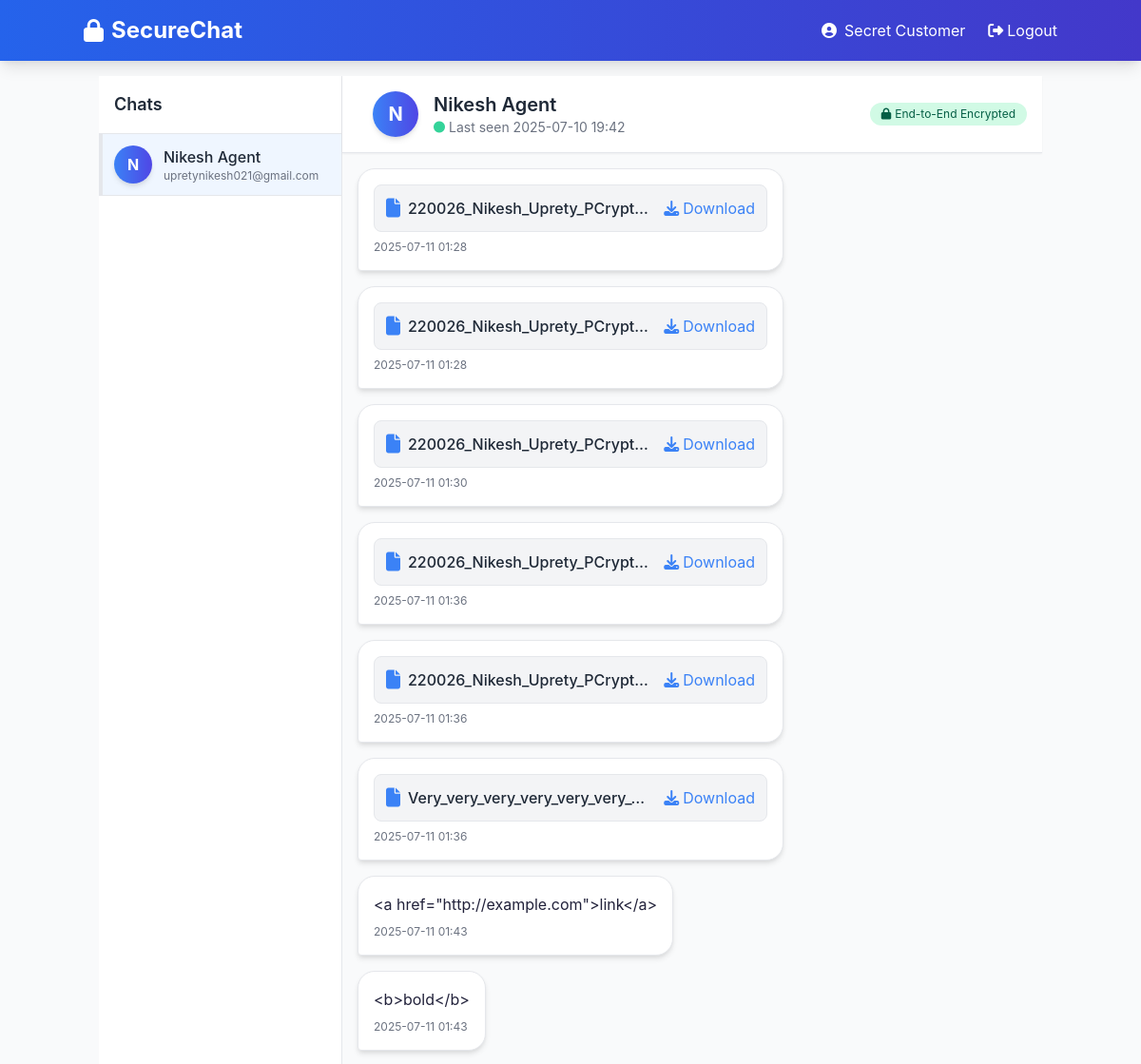
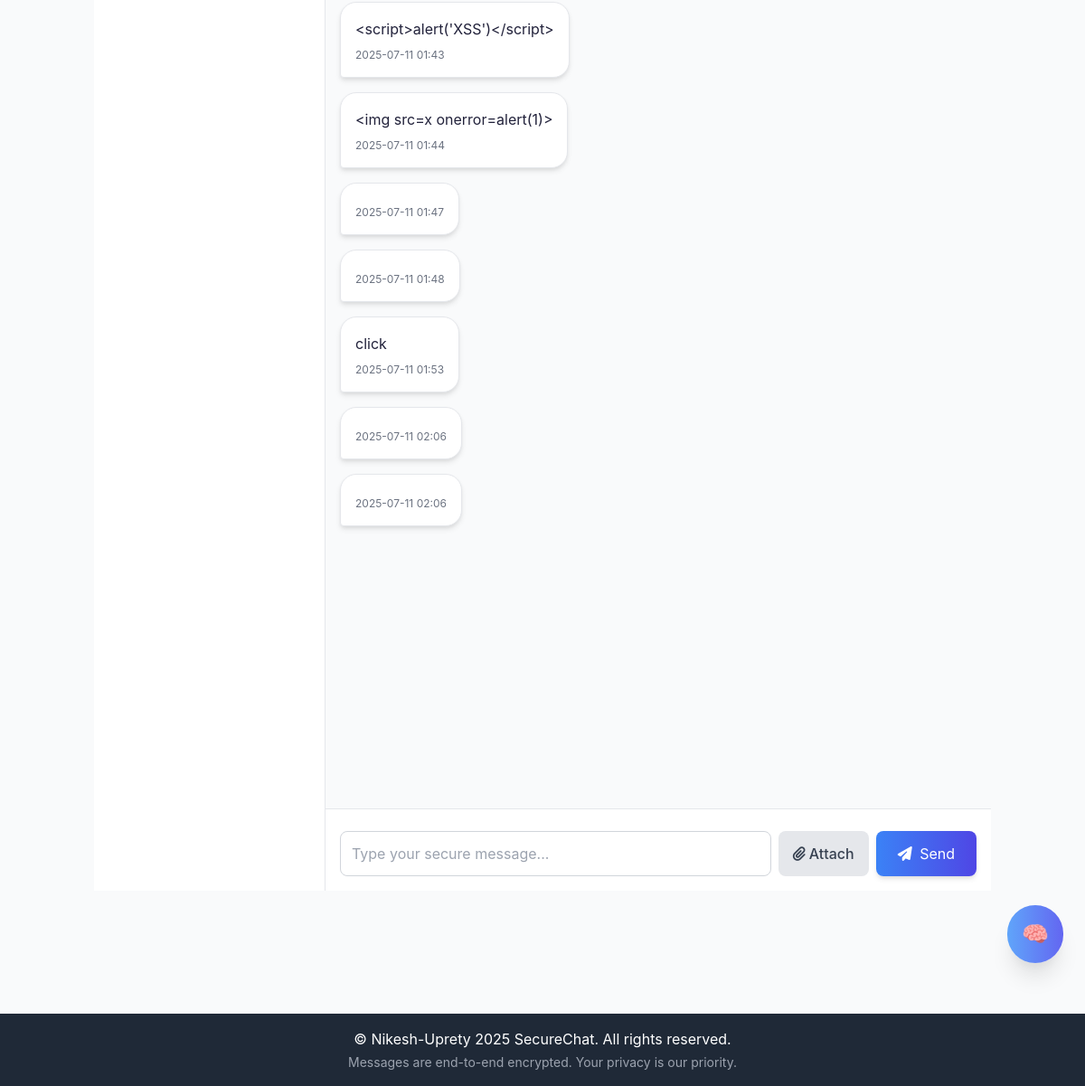
The app's page /chat/1 (signed in) with its own data (2 pictures, top to bottom).
### app/models.py (models this page shows, shortened)
class User(UserMixin, db.Model):
    id = db.Column(db.Integer, primary_key=True)
    username = db.Column(db.String(64), index=True,
                         unique=True, nullable=False)
    email = db.Column(db.String(120), index=True, unique=True, nullable=False)
    password_hash = db.Column(db.String(128), nullable=False)
    public_key = db.Column(db.Text, nullable=False)
    private_key = db.Column(db.Text, nullable=False)
    created_at = db.Column(db.DateTime, default=lambda: datetime.now())
    last_seen = db.Column(db.DateTime, default=lambda: datetime.now())
    messages_sent = db.relationship('Message',
                                    foreign_keys='Message.sender_id',
                                    backref='sender',
                                    lazy='dynamic')
    messages_received = db.relationship('Message',
                                        foreign_keys='Message.recipient_id',
                                        backref='recipient',
                                        lazy='dynamic')
    sent_requests = db.relationship('ChatRequest',
                                    foreign_keys='ChatRequest.sender_id',
                                    backref='sender',
                                    lazy='dynamic')
    received_requests = db.relationship('ChatRequest',
                                        foreign_keys='ChatRequest.recipient_id',
                                        backref='recipient',
                                        lazy='dynamic')
    def get_private_key(self):
        return serialization.load_pem_private_key(
            self.private_key.encode('utf-8'),
            password=None,
            backend=default_backend()
        )
    def get_public_key(self):
        return serialization.load_pem_public_key(
            self.public_key.encode('utf-8'),
            backend=default_backend()
        )

class Message(db.Model):
    id = db.Column(db.Integer, primary_key=True)
    sender_id = db.Column(db.Integer, db.ForeignKey('user.id'), nullable=False)
    recipient_id = db.Column(
        db.Integer, db.ForeignKey('user.id'), nullable=False)
    body = db.Column(db.Text, nullable=False)
    encrypted_body = db.Column(db.Text, nullable=False)
    signature = db.Column(db.Text, nullable=False)
    timestamp = db.Column(db.DateTime, index=True,
                          default=lambda: datetime.now())
    is_file = db.Column(db.Boolean, default=False)
    file_path = db.Column(db.String(256))
    file_signature = db.Column(db.Text)
    @property
    def formatted_timestamp(self):
        return self.timestamp.strftime('%Y-%m-%d %H:%M')
    @property
    def js_timestamp(self):
        return self.timestamp.replace(tzinfo=timezone.utc).isoformat()

### app/chat/routes.py (the view, shortened to what this page needs)
@chat_bp.route('/chat/<int:user_id>', methods=['GET', 'POST'])
@login_required
def chat(user_id):
    active_chat = ChatRequest.query.filter(
        ((ChatRequest.sender_id == current_user.id) & (ChatRequest.recipient_id == user_id)) |
        ((ChatRequest.sender_id == user_id) &
         (ChatRequest.recipient_id == current_user.id)),
        ChatRequest.status == 'accepted'
    ).first()
    if not active_chat:
        flash(
            'You need to have an accepted chat request before messaging this user.', 'error')
        return redirect(url_for('chat.index'))
    recipient = User.query.get_or_404(user_id)
    form = MessageForm()
    messages = Message.query.filter(
        ((Message.sender_id == current_user.id) & (Message.recipient_id == user_id)) |
        ((Message.sender_id == user_id) & (Message.recipient_id == current_user.id))
    ).order_by(Message.timestamp.asc()).all()
    decrypted_messages = []
    for msg in messages:
        if msg.sender_id == current_user.id:
            decrypted_body = msg.body
            signature_valid = True if not msg.body else True
        else:
            try:
                decrypted_body = decrypt_message(
                    msg.encrypted_body, current_user.get_private_key()) if msg.encrypted_body else ''
                signature_valid = verify_signature(
                    decrypted_body, msg.signature, recipient.get_public_key()) if msg.signature else True
            except Exception as e:
                current_app.logger.error(f"Message decryption error: {str(e)}")
                decrypted_body = "[Error decrypting message]"
                signature_valid = False
        decrypted_messages.append({
            'id': msg.id,
            'sender_id': msg.sender_id,
            'body': decrypted_body,
            'formatted_timestamp': msg.formatted_timestamp,
            'js_timestamp': msg.js_timestamp,
            'is_file': msg.is_file,
            'file_path': msg.file_path,
            'signature_valid': signature_valid,
            'is_current_user': msg.sender_id == current_user.id
        })
    return render_template('chat/chat.html',
                           title=f'Chat with {recipient.username}',
                           form=form,
                           recipient=recipient,
                           messages=decrypted_messages,
                           users=User.query.filter(User.id != current_user.id).all())

### app/chat/forms.py
class MessageForm(FlaskForm):
    message = TextAreaField('Message')  # Optional
    file_data = FileField('Attach File', validators=[FileAllowed(['jpg', 'png', 'jpeg', 'gif', 'pdf', 'txt', 'doc', 'docx'])])
    submit = SubmitField('Send')

### app/models.py (called while the page is built)
@login_manager.user_loader
def load_user(id):
    return User.query.get(int(id))

### app/templates/chat/chat.html (shortened to what this page needs)
{% extends "base.html" %}
{% block content %}
<div class="flex h-screen bg-gray-50">
    <div class="w-64 bg-white border-r hidden md:block overflow-y-auto">
        <div class="p-4 border-b sticky top-0 bg-white z-10">
            <h2 class="text-lg font-semibold text-gray-800">Chats</h2>
        </div>
        <div>
            {% for user in users %}
            <a href="{{ url_for('chat.chat', user_id=user.id) }}"
                class="block p-3 hover:bg-gray-100 border-b transition-colors duration-200 {% if user.id == recipient.id %}bg-blue-50 border-l-4 border-l-blue-500{% endif %}">
                <div class="flex items-center space-x-3">
                    <div
                        class="w-10 h-10 rounded-full bg-gradient-to-r from-blue-500 to-indigo-600 flex items-center justify-center text-white font-bold shadow-md">
                        {{ user.username[0].upper() }}
                    </div>
                    <div>
                        <h3 class="font-medium text-gray-800">{{ user.username }}</h3>
                        <p class="text-xs text-gray-500 truncate">{{ user.email }}</p>
                    </div>
                </div>
            </a>
            {% endfor %}
        </div>
    </div>
    <div class="flex-1 flex flex-col h-screen">
        <div class="bg-white shadow-sm p-4 border-b flex items-center justify-between sticky top-0 z-10">
            <div class="flex items-center space-x-4">
                <div
                    class="w-12 h-12 rounded-full bg-gradient-to-r from-blue-500 to-indigo-600 flex items-center justify-center text-white text-xl font-bold shadow-md">
                    {{ recipient.username[0].upper() }}
                </div>
                <div>
                    <h1 class="text-xl font-semibold text-gray-800">{{ recipient.username }}</h1>
                    <p class="text-sm text-gray-500 flex items-center">
                        <i class="fas fa-circle text-xs mr-1 text-green-400"></i>
                        {% if recipient.last_seen %}
                        Last seen {{ recipient.last_seen.strftime('%Y-%m-%d %H:%M') }}
                        {% else %}
                        Never seen
                        {% endif %}
                    </p>
                </div>
            </div>
            <div class="flex items-center space-x-2">
                <div class="bg-green-100 text-green-800 px-3 py-1 rounded-full text-xs flex items-center">
                    <i class="fas fa-lock mr-1"></i>
                    End-to-End Encrypted
                </div>
            </div>
        </div>
        <div class="flex-1 overflow-y-auto p-4 space-y-4" id="chat-messages">
            {% for message in messages %}
            <div
                class="flex {% if message.is_current_user %}justify-end{% else %}justify-start{% endif %} message-wrapper">
                <div
                    class="max-w-md p-4 rounded-lg shadow-md {% if message.is_current_user %}bg-gradient-to-r from-blue-500 to-indigo-600 text-white message-sent{% else %}bg-white border border-gray-200 message-received{% endif %}">
                    {% if message.is_file and message.file_path %}
                    <div class="mb-2">
                        {% set file_ext = message.file_path.split('.')[-1] | lower %}
                        {% if file_ext in ['jpg', 'jpeg', 'png', 'gif'] %}
                        <div class="relative">
                            <img src="{{ url_for('chat.preview_file', message_id=message.id) }}"
                                class="max-w-full h-48 object-cover rounded-lg cursor-pointer hover:opacity-90 transition-opacity"
                                onclick="openImagePreview(this.src)">
                            <a href="{{ url_for('chat.download_file', message_id=message.id) }}"
                                class="absolute top-2 right-2 bg-white rounded-full w-8 h-8 flex items-center justify-center shadow-md hover:bg-gray-100 transition-all duration-200 hover:scale-110"
                                download>
                                <i class="fas fa-download text-gray-800"></i>
                            </a>
                        </div>
                        {% else %}
                        <div class="flex items-center justify-between p-3 bg-gray-100 rounded-lg border">
                            <div class="flex items-center space-x-2 overflow-hidden">
                                <i class="fas fa-file text-xl text-blue-500 flex-shrink-0"></i>
                                <span class="font-medium text-gray-800 truncate">
                                    {{ message.file_path.split('/')[-1] }}
                                </span>
                            </div>
                            <a href="{{ url_for('chat.download_file', message_id=message.id) }}?download=1"
                                class="text-blue-500 hover:text-blue-700 ml-4 flex-shrink-0">
                                <i class="fas fa-download mr-1"></i>Download
                            </a>                  </div>
                        {% endif %}
                    </div>
                    {% endif %}
                    {% if message.body %}
                    <p class="break-words leading-relaxed">{{ message.body }}</p>
                    {% endif %}
                    <div
                        class="mt-2 flex items-center justify-between text-xs {% if message.is_current_user %}text-blue-100{% else %}text-gray-500{% endif %}">
                        <span class="message-time">{{ message.formatted_timestamp }}</span>
                    </div>
                </div>
            </div>
            {% endfor %}
        </div>
        <div class="border-t p-4 bg-white sticky bottom-0">
            <form id="message-form" method="POST" action="{{ url_for('chat.chat', user_id=recipient.id) }}"
                enctype="multipart/form-data">
                <div class="flex flex-col space-y-2">
                    <div class="flex space-x-2">
                        {{ form.message(class="flex-1 p-3 border border-gray-300 rounded-lg focus:outline-none
                        focus:border-blue-500 focus:ring-2 focus:ring-blue-200 transition-all duration-200 resize-none",
                        placeholder="Type your secure message...", rows="1") }}
                        <label for="file-input"
                            class="bg-gray-200 hover:bg-gray-300 text-gray-700 px-4 py-3 rounded-lg cursor-pointer flex items-center space-x-1 transition-all duration-200 hover:scale-105">
                            <i class="fas fa-paperclip"></i>
                            <span class="hidden md:inline font-medium">Attach</span>
                        </label>
                        <button type="submit" id="send-button"
                            class="bg-gradient-to-r from-blue-500 to-indigo-600 hover:from-blue-600 hover:to-indigo-700 text-white px-6 py-3 rounded-lg transition-all duration-200 hover:scale-105 shadow-md">
                            <i class="fas fa-paper-plane mr-1"></i>
                            <span class="hidden sm:inline">Send</span>
                        </button>
                    </div>
                </div>
            </form>
        </div>
    </div>
</div>
{% endblock %}

### app/templates/base.html (shortened to what this page needs)
<!DOCTYPE html>
<html lang="en">
<head>
    <link href="https://cdn.jsdelivr.net/npm/tailwindcss@2.2.19/dist/tailwind.min.css" rel="stylesheet">
    <link rel="stylesheet" href="https://cdnjs.cloudflare.com/ajax/libs/font-awesome/6.4.0/css/all.min.css">
    <link rel="stylesheet" href="{{ url_for('static', filename='css/styles.css') }}">
</head>
<body class="bg-gray-50 flex flex-col min-h-screen">
    <header class="bg-gradient-to-r from-blue-600 to-indigo-700 text-white p-4 shadow-lg">
        <div class="container mx-auto flex justify-between items-center">
            <a href="{{ url_for('chat.index') }}" class="text-2xl font-bold flex items-center">
                <i class="fas fa-lock mr-2"></i>SecureChat
            </a>
            <nav class="flex items-center space-x-6">
                {% if current_user.is_authenticated %}
                <span class="hidden md:inline-flex items-center">
                    <i class="fas fa-user-circle mr-2"></i> {{ current_user.username }}
                </span>
                <a href="{{ url_for('auth.logout') }}" class="hover:text-blue-200 transition-colors flex items-center">
                    <i class="fas fa-sign-out-alt mr-1"></i> Logout
                </a>
                {% endif %}
            </nav>
        </div>
    </header>
    <main class="container mx-auto flex-grow p-4">
        {% block content %}{% endblock %}
    </main>
    {% if current_user.is_authenticated %}
    <div class="flex justify-end w-full">
        <button id="nikugpt-btn"
            class="mb-6 mr-6 bg-gradient-to-r from-blue-400 to-indigo-500 text-white p-4 rounded-full shadow-xl hover:shadow-2xl transition-all duration-300 flex items-center z-40 text-2xl"
            title="Ask NikuGPT">
            🧠
        </button>
    </div>
    {% endif %}
    <footer class="bg-gray-800 text-white text-center p-4 mt-8">
        <p>© Nikesh-Uprety 2025 SecureChat. All rights reserved.</p>
        <p class="text-sm text-gray-400 mt-1">Messages are end-to-end encrypted. Your privacy is our priority.</p>
    </footer>
</body>
</html>

### app/static/css/styles.css (style rules this page uses)
body { font-family: 'Inter', sans-serif; background-color: #f9fafb; color: #22223b; min-height: 100vh; }
.message-wrapper { animation: messageSlideIn 0.3s ease-out; }
.message-received { border-radius: 18px 18px 18px 4px; }

### records on screen
User: username "Secret Customer"
User: username "N", username "Nikesh Agent", email "upretynikesh021@gmail.com", last_seen "2025-07-10 19:42"
Message: file_path "220026_Nikesh_Uprety_PCrypt…", formatted_timestamp "2025-07-11 01:28"
Message: file_path "220026_Nikesh_Uprety_PCrypt…", formatted_timestamp "2025-07-11 01:28"
Message: file_path "220026_Nikesh_Uprety_PCrypt…", formatted_timestamp "2025-07-11 01:30"
Message: file_path "220026_Nikesh_Uprety_PCrypt…", formatted_timestamp "2025-07-11 01:36"
Message: file_path "220026_Nikesh_Uprety_PCrypt…", formatted_timestamp "2025-07-11 01:36"
Message: file_path "Very_very_very_very_very_very_…", formatted_timestamp "2025-07-11 01:36"
Message: body "click", formatted_timestamp "2025-07-11 01:53"

### other values on screen
{{ message.body }} "<a href=\"http://example.com\">link</a>" "<b>bold</b>" "<script>alert('XSS')</script>" "<img src=x onerror=alert(1)>"
{{ message.formatted_timestamp }} "2025-07-11 01:43" "2025-07-11 01:43" "2025-07-11 01:43" "2025-07-11 01:44" "2025-07-11 01:47" "2025-07-11 01:48" "2025-07-11 02:06" "2025-07-11 02:06"
